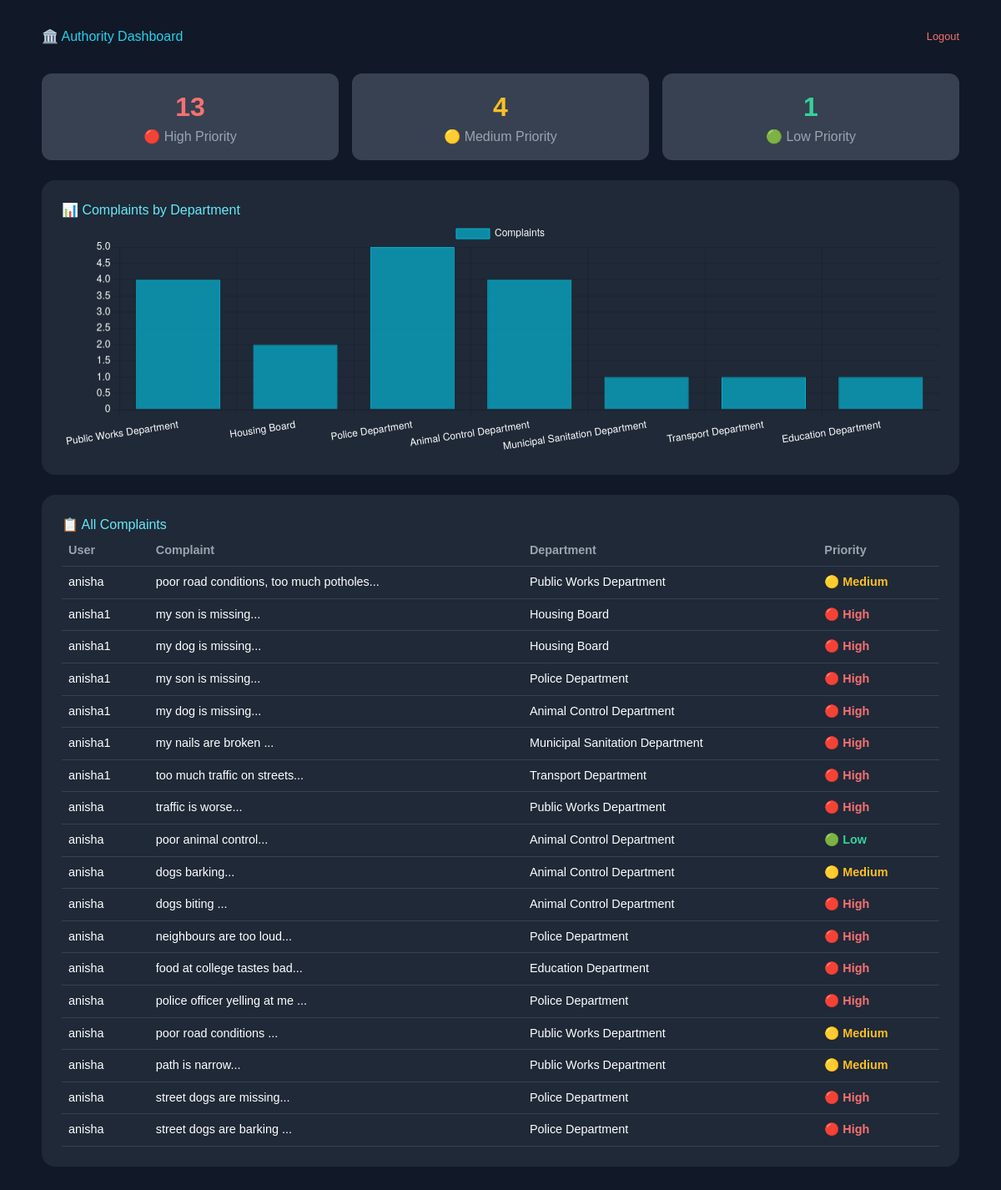
/authority (signed in), run on the app's committed database.
### models.py (models this page shows)
class Complaint(db.Model):
    id = db.Column(db.Integer, primary_key=True)
    text = db.Column(db.Text, nullable=False)
    category = db.Column(db.String(100))
    department = db.Column(db.String(100))
    priority = db.Column(db.String(20))
    username = db.Column(db.String(80))
    created_at = db.Column(db.DateTime, default=datetime.utcnow)

### app.py (the view)
@app.route("/authority")
def authority_dashboard():
    if "user" not in session or session.get("role") != "authority":
        return redirect(url_for("login"))
    complaints = Complaint.query.all()
    dept_counts = {}
    priority_counts = {"High": 0, "Medium": 0, "Low": 0}
    for c in complaints:
        dept_counts[c.department] = dept_counts.get(c.department, 0) + 1
        if c.priority in priority_counts:
            priority_counts[c.priority] += 1
    return render_template("authority.html", complaints=complaints, dept_counts=dept_counts, priority_counts=priority_counts)

### templates/authority.html (shortened to what this page needs)
<!DOCTYPE html>
<html lang="en">
<head>
    <script src="https://cdn.tailwindcss.com"></script>
</head>
<body>
    <div style="max-width:1100px; margin:auto;">
        <div class="topbar">
            <h1>🏛️ Authority Dashboard</h1>
            <a href="/logout" style="color:#f87171;">Logout</a>
        </div>
        <div class="stats">
            <div class="stat-card">
                <div class="stat-num" style="color:#f87171;">{{ complaints|selectattr('priority','equalto','High')|list|length }}</div>
                <div style="color:#9ca3af;">🔴 High Priority</div>
            </div>
            <div class="stat-card">
                <div class="stat-num" style="color:#fbbf24;">{{ complaints|selectattr('priority','equalto','Medium')|list|length }}</div>
                <div style="color:#9ca3af;">🟡 Medium Priority</div>
            </div>
            <div class="stat-card">
                <div class="stat-num" style="color:#34d399;">{{ complaints|selectattr('priority','equalto','Low')|list|length }}</div>
                <div style="color:#9ca3af;">🟢 Low Priority</div>
            </div>
        </div>
        <div class="card">
            <h2>📊 Complaints by Department</h2>
            <canvas id="deptChart" height="80"></canvas>
        </div>
        <div class="card">
            <h2>📋 All Complaints</h2>
            <table>
                <thead>
                    <tr>
                        <th>User</th>
                        <th>Complaint</th>
                        <th>Department</th>
                        <th>Priority</th>
                    </tr>
                </thead>
                <tbody>
                {% for c in complaints %}
                <tr>
                    <td>{{ c.username }}</td>
                    <td>{{ c.text[:55] }}...</td>
                    <td>{{ c.department }}</td>
                    <td class="{% if c.priority == 'High' %}high{% elif c.priority == 'Medium' %}medium{% else %}low{% endif %}">
                        {% if c.priority == 'High' %}🔴{% elif c.priority == 'Medium' %}🟡{% else %}🟢{% endif %}
                        {{ c.priority }}
                    </td>
                </tr>
                {% endfor %}
                </tbody>
            </table>
        </div>
    </div>
    <script>
        const labels = {{ dept_counts.keys()|list|tojson }};
        const data   = {{ dept_counts.values()|list|tojson }};
        new Chart(document.getElementById('deptChart'), {
            type: 'bar',
            data: {
                labels: labels,
                datasets: [{
                    label: 'Complaints',
                    data: data,
                    backgroundColor: 'rgba(6,182,212,0.7)',
                    borderColor: 'rgba(6,182,212,1)',
                    borderWidth: 1
                }]
            },
            options: {
                plugins: { legend: { labels: { color: 'white' } } },
                scales: {
                    x: { ticks: { color: 'white', maxRotation: 45 } },
                    y: { ticks: { color: 'white' }, beginAtZero: true }
                }
            }
        });
    </script>
</body>
</html>

### templates/authority.html (style rules this page uses)
body { background: #111827; color: white; font-family: sans-serif; padding: 2rem; }
.card { background: #1f2937; border-radius: 1rem; padding: 1.5rem; margin-bottom: 1.5rem; }
h1 { color: #22d3ee; font-size: 2rem; font-weight: bold; margin-bottom: 1rem; }
h2 { color: #67e8f9; font-size: 1.2rem; font-weight: 600; margin-bottom: 1rem; }
table { width: 100%; border-collapse: collapse; font-size: 0.9rem; }
th { text-align: left; padding: 0.5rem; color: #9ca3af; border-bottom: 1px solid #374151; }
td { padding: 0.5rem; border-bottom: 1px solid #374151; }
.high { color: #f87171; font-weight: bold; }
.medium { color: #fbbf24; font-weight: bold; }
.low { color: #34d399; font-weight: bold; }
a { color: #f87171; text-decoration: none; font-size: 0.8rem; }
.topbar { display: flex; justify-content: space-between; align-items: center; margin-bottom: 2rem; }
.stats { display: grid; grid-template-columns: repeat(3, 1fr); gap: 1rem; margin-bottom: 1.5rem; }
.stat-card { background: #374151; border-radius: 0.75rem; padding: 1rem; text-align: center; }
.stat-num { font-size: 2rem; font-weight: bold; }

### data on the page
Complaint: username "anisha", text "poor road conditions, too much potholes", department "Public Works Department", priority "Medium"
Complaint: username "anisha1", text "my son is missing", department "Housing Board", priority "High"
Complaint: username "anisha1", text "my dog is missing", department "Housing Board", priority "High"
Complaint: username "anisha1", text "my son is missing", department "Police Department", priority "High"
Complaint: username "anisha1", text "my dog is missing", department "Animal Control Department", priority "High"
Complaint: username "anisha1", text "my nails are broken", department "Municipal Sanitation Department", priority "High"
Complaint: username "anisha1", text "too much traffic on streets", department "Transport Department", priority "High"
Complaint: username "anisha", text "traffic is worse", department "Public Works Department", priority "High"
Complaint: username "anisha", text "poor animal control", department "Animal Control Department", priority "Low"
Complaint: username "anisha", text "dogs barking", department "Animal Control Department", priority "Medium"
Complaint: username "anisha", text "dogs biting", department "Animal Control Department", priority "High"
Complaint: username "anisha", text "neighbours are too loud", department "Police Department", priority "High"
Complaint: username "anisha", text "food at college tastes bad", department "Education Department", priority "High"
Complaint: username "anisha", text "police officer yelling at me", department "Police Department", priority "High"
Complaint: username "anisha", text "poor road conditions", department "Public Works Department", priority "Medium"
Complaint: username "anisha", text "path is narrow", department "Public Works Department", priority "Medium"
Complaint: username "anisha", text "street dogs are missing", department "Police Department", priority "High"
Complaint: username "anisha", text "street dogs are barking", department "Police Department", priority "High"

### other printed values
{{ complaints|selectattr('priority','equalto','High')|list|length }} "13"
{{ complaints|selectattr('priority','equalto','Medium')|list|length }} "4"
{{ complaints|selectattr('priority','equalto','Low')|list|length }} "1"
chart data {{ dept_counts.keys()|list|tojson }} ["Public Works Department", "Housing Board", "Police Department", "Animal Control Department", "Municipal Sanitation Department", "Transport Department", "Education Department"]
chart data {{ dept_counts.values()|list|tojson }} [4, 2, 5, 4, 1, 1, 1]
